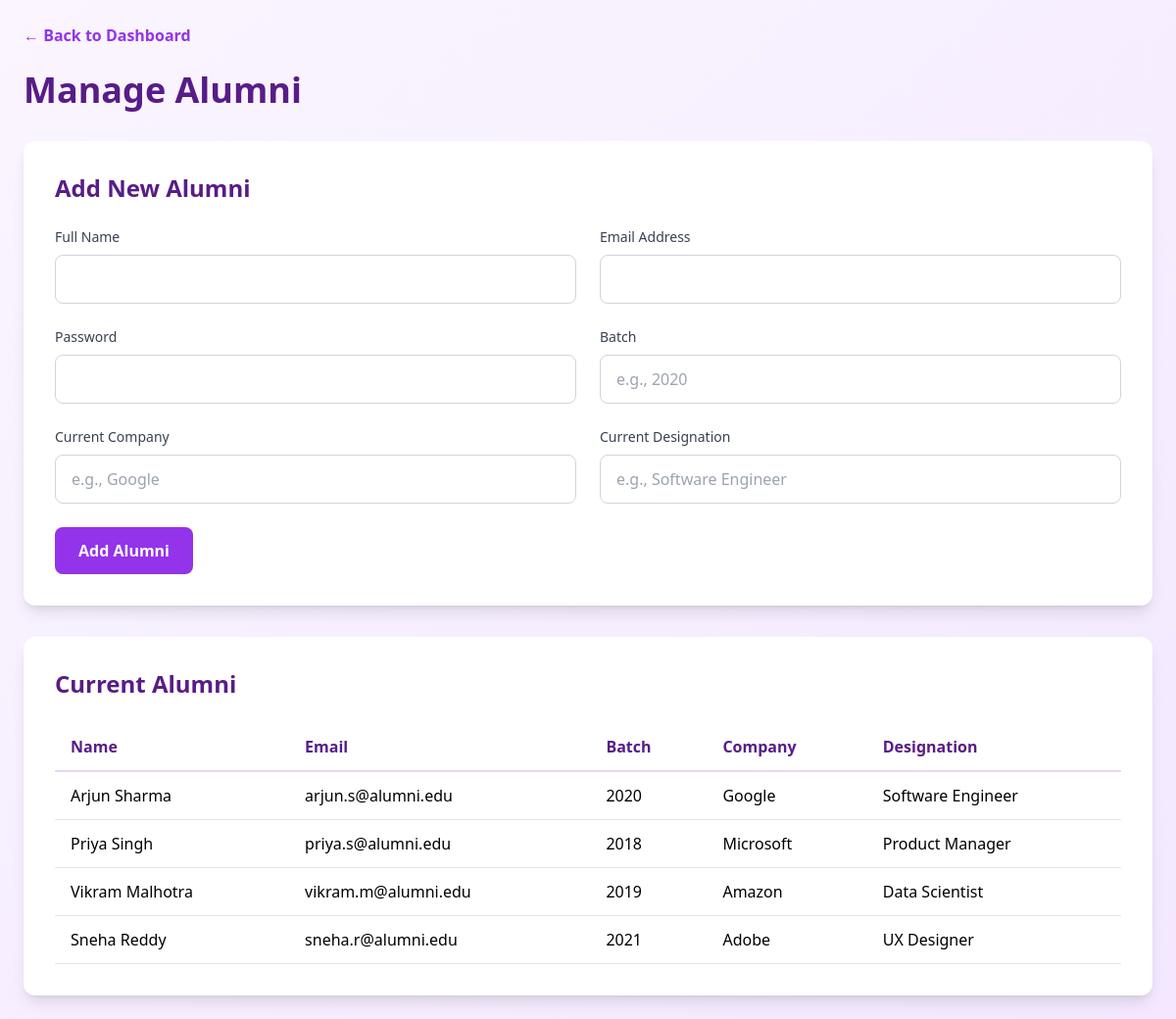
Page /admin/manage/alumni (signed in) on the earlier database version.
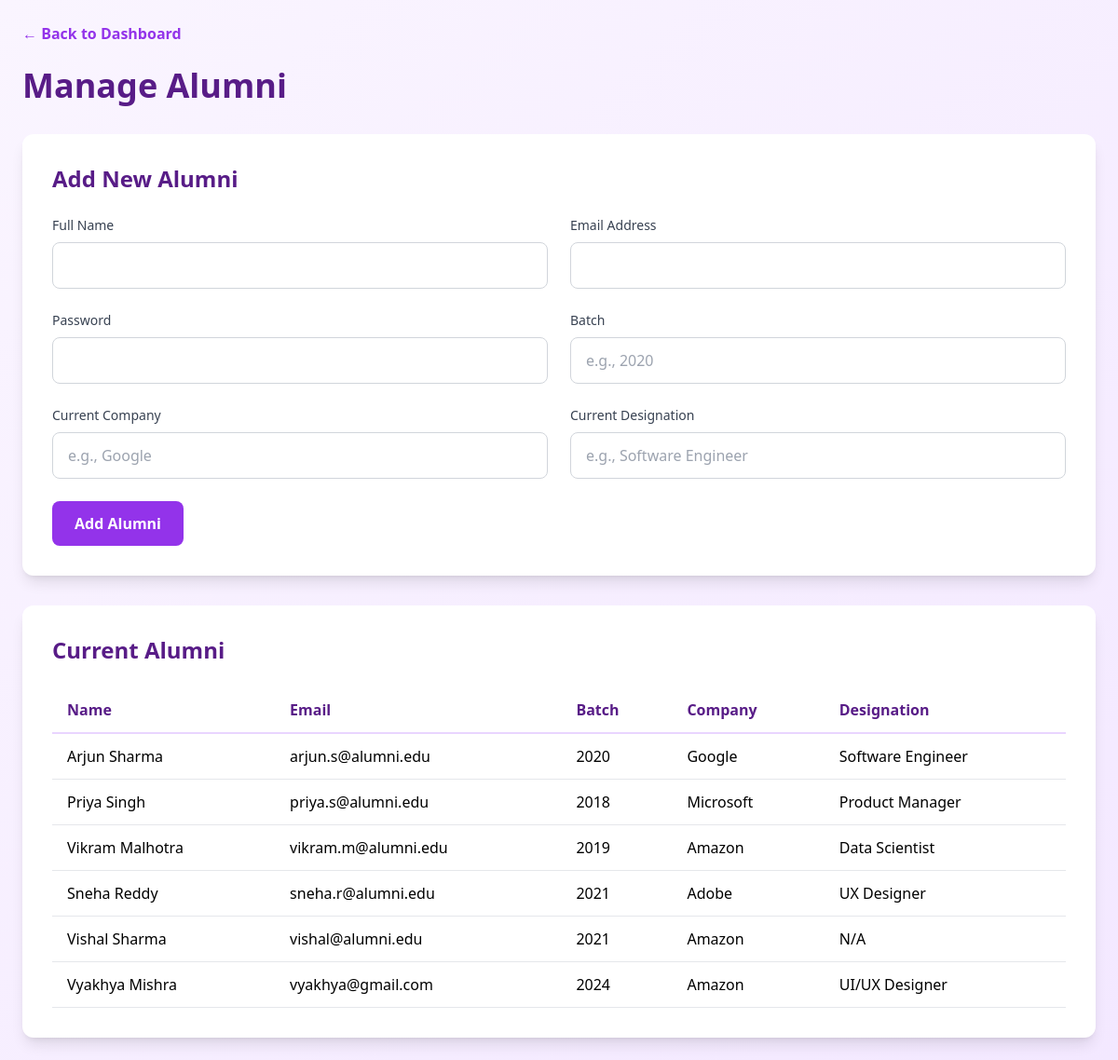
Same page on the later database version.
### models.py (models this page shows, shortened)
class Alumni(db.Model):
    id = db.Column(db.Integer, primary_key=True)
    name = db.Column(db.String(100), nullable=False)
    batch = db.Column(db.String(20))
    current_designation = db.Column(db.String(100))
    company = db.Column(db.String(100))
    linkedin_profile = db.Column(db.String(255))
    email = db.Column(db.String(100), unique=True)
    password_hash = db.Column(db.String(255))
    login_status = db.Column(db.Boolean, default=False)
    session_token = db.Column(db.String(100))
    about = db.Column(db.Text)
    work_experience = db.Column(db.Text)
    education = db.Column(db.Text)
    projects = db.Column(db.Text)
    achievements = db.Column(db.Text)
    accepts_contact_requests = db.Column(db.Boolean, default=True)

### app.py (the view, shortened to what this page needs)
@app.route('/admin/manage/alumni', methods=['GET', 'POST'])
@admin_required
def manage_alumni():
    alumni_list = Alumni.query.all()
    return render_template('admin/manage-alumni.html', alumni_list=alumni_list)

### templates/admin/manage-alumni.html (shortened to what the changed rows need)
<!DOCTYPE html>
<html lang="en">
<head>
    <script src="https://cdn.tailwindcss.com"></script>
    <link rel="stylesheet" href="{{ url_for('static', filename='css/style.css') }}">
</head>
<body class="bg-gradient-to-br from-purple-50 to-purple-100">
    <div class="min-h-screen p-6">
        <div class="max-w-7xl mx-auto">
            <h1 class="text-4xl font-bold text-purple-900 mb-8">Manage Alumni</h1>
            <div class="bg-white rounded-xl p-8 shadow-lg mb-8">
                <h2 class="text-2xl font-bold text-purple-900 mb-6">Add New Alumni</h2>
            </div>
            <div class="bg-white rounded-xl p-8 shadow-lg">
                <h2 class="text-2xl font-bold text-purple-900 mb-6">Current Alumni</h2>
                <div class="overflow-x-auto">
                    <table class="w-full">
                        <thead>
                            <tr class="border-b-2 border-purple-200">
                                <th class="text-left py-3 px-4 text-purple-900">Name</th>
                                <th class="text-left py-3 px-4 text-purple-900">Email</th>
                                <th class="text-left py-3 px-4 text-purple-900">Batch</th>
                                <th class="text-left py-3 px-4 text-purple-900">Company</th>
                                <th class="text-left py-3 px-4 text-purple-900">Designation</th>
                            </tr>
                        </thead>
                        <tbody>
                            {% for alumni in alumni_list %}
                            <tr class="border-b border-gray-200 hover:bg-purple-50">
                                <td class="py-3 px-4">{{ alumni.name }}</td>
                                <td class="py-3 px-4">{{ alumni.email }}</td>
                                <td class="py-3 px-4">{{ alumni.batch or 'N/A' }}</td>
                                <td class="py-3 px-4">{{ alumni.company or 'N/A' }}</td>
                                <td class="py-3 px-4">{{ alumni.current_designation or 'N/A' }}</td>
                            </tr>
                            {% endfor %}
                        </tbody>
                    </table>
                </div>
            </div>
        </div>
    </div>
</body>
</html>

Differences in the rows shown:
added Alumni: name "Vishal Sharma", email "vishal@alumni.edu", batch "2021", company "Amazon", current_designation "N/A"
added Alumni: name "Vyakhya Mishra", email "vyakhya@gmail.com", batch "2024", company "Amazon", current_designation "UI/UX Designer"
